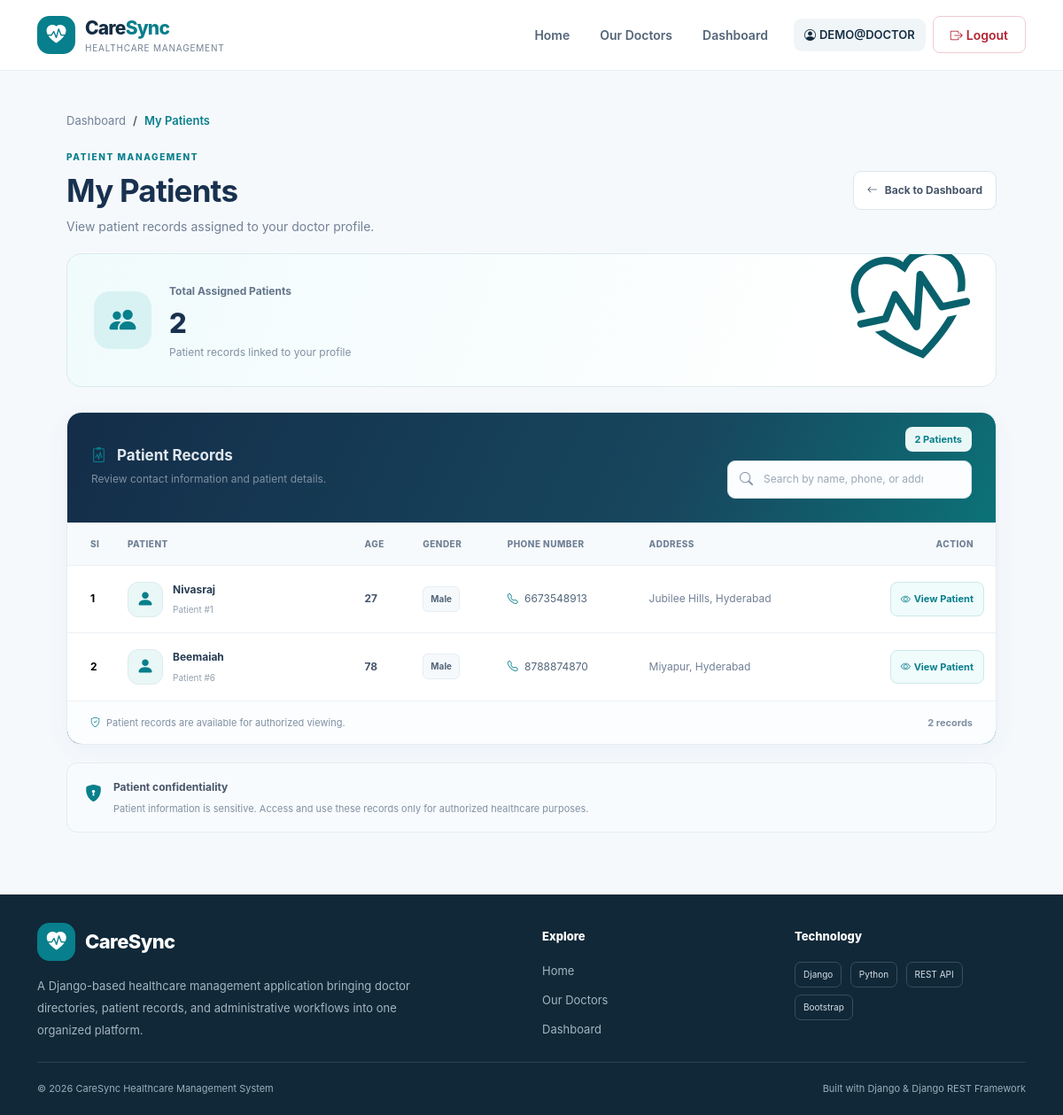
/doctor/patients/ (signed in), run on the app's committed database.
### healthcare/models.py (models this page shows, shortened)
class Patient(models.Model):
    GENDER = [
            ('', 'Select Gender'),
            ('Male', 'Male'),
            ('Female', 'Female'),
            ('Other', 'Other'),
        ]
    name = models.CharField(max_length=100)
    age = models.PositiveIntegerField()
    gender = models.CharField(
            max_length=10,
            choices=GENDER
        )
    phone = models.CharField(max_length=15)
    address = models.TextField()
    doctor = models.ForeignKey(
        Doctor,
        on_delete=models.SET_NULL,
        null=True,
        related_name='patients'
    )
    date_registered = models.DateTimeField(auto_now_add=True)

### healthcare/views.py (the view)
# urls.py: path('doctor/patients/', views.doctor_patients, name='doctor_patients'),
def doctor_patients(request):
    doctor = request.user.doctor_profile
    patients = Patient.objects.filter(
        doctor=doctor
    ).select_related('doctor')
    return render(
        request,
        'healthcare/doctor_patients.html',
        {'patients': patients}
    )

### templates/healthcare/doctor_patients.html (shortened to what this page needs)
{% extends "healthcare/base.html" %}
{% block content %}
<div class="doctor-patients-page">
    <nav aria-label="breadcrumb" class="dp-breadcrumb">
        <ol class="breadcrumb mb-0">
            <li class="breadcrumb-item">
                <a href="{% url 'doctor_dashboard' %}">Dashboard</a>
            </li>
            <li class="breadcrumb-item active" aria-current="page">
                My Patients
            </li>
        </ol>
    </nav>
    <div class="dp-page-heading">
        <div>
            <span class="dp-eyebrow">PATIENT MANAGEMENT</span>
            <h1>My Patients</h1>
            <p>
                View patient records assigned to your doctor profile.
            </p>
        </div>
        <a href="{% url 'doctor_dashboard' %}" class="dp-back-button">
            <i class="bi bi-arrow-left me-2"></i>
            Back to Dashboard
        </a>
    </div>
    <div class="dp-summary-card">
        <div class="dp-summary-icon">
            <i class="bi bi-people-fill"></i>
        </div>
        <div class="dp-summary-info">
            <span>Total Assigned Patients</span>
            <h2>{{ patients|length }}</h2>
            <p>Patient records linked to your profile</p>
        </div>
        <div class="dp-summary-decoration" aria-hidden="true">
            <i class="bi bi-heart-pulse"></i>
        </div>
    </div>
    <section class="dp-records-card">
        <div class="dp-records-header">
            <div>
                <h2>
                    <i class="bi bi-clipboard2-pulse me-2"></i>
                    Patient Records
                </h2>
                <p>Review contact information and patient details.</p>
            </div>
            {% if patients %}
            <div class='text-end'>
                <span class="dp-record-count">
                    {{ patients|length }}
                    {% if patients|length == 1 %}Patient{% else %}Patients{% endif %}
                </span>
                <div class="dp-search-area">
                    <div class="dp-search-box">
                        <input type="search"
                            id="patientSearch"
                            placeholder="Search by name, phone, or address..."
                            aria-label="Search assigned patients">
                    </div>
                </div>
            </div>
            {% endif %}
        </div>
        {% if patients %}
            <div class="table-responsive">
                <table class="table dp-patient-table align-middle mb-0">
                    <thead>
                        <tr>
                            <th class="dp-number-column">Si</th>
                            <th>Patient</th>
                            <th>Age</th>
                            <th>Gender</th>
                            <th>Phone Number</th>
                            <th>Address</th>
                            <th class="text-end dp-action-column">Action</th>
                        </tr>
                    </thead>
                    <tbody id="patientTableBody">
                        {% for patient in patients %}
                            <tr class="dp-patient-row">
                                <td class="dp-row-number">
                                    {{ forloop.counter }}
                                </td>
                                <td>
                                    <div class="dp-patient-identity">
                                        <div class="dp-patient-avatar">
                                            <i class="bi bi-person-fill"></i>
                                        </div>
                                        <div>
                                            <span class="dp-patient-name">
                                                {{ patient.name }}
                                            </span>
                                            <span class="dp-patient-id">
                                                Patient #{{ patient.pk }}
                                            </span>
                                        </div>
                                    </div>
                                </td>
                                <td>
                                    <span class="dp-data-value">
                                        {{ patient.age|default:"—" }}
                                    </span>
                                </td>
                                <td>
                                    <span class="dp-gender-badge">
                                        {{ patient.gender|default:"—" }}
                                    </span>
                                </td>
                                <td>
                                    <span class="dp-phone-value">
                                        <i class="bi bi-telephone me-1"></i>
                                        {{ patient.phone|default:"—" }}
                                    </span>
                                </td>
                                <td>
                                    <span class="dp-address-value">
                                        {{ patient.address|default:"—"|truncatechars:35 }}
                                    </span>
                                </td>
                                <td class="text-end">
                                    <a href="{% url 'patient_detail' patient.pk %}"
                                       class="dp-view-button">
                                        <i class="bi bi-eye me-1"></i>
                                        View Patient
                                    </a>
                                </td>
                            </tr>
                        {% endfor %}
                    </tbody>
                </table>
            </div>
            <div class="dp-table-footer">
                <span>
                    <i class="bi bi-shield-check me-1"></i>
                    Patient records are available for authorized viewing.
                </span>
                <span class="dp-footer-count" id="visiblePatientCount">
                    {{ patients|length }} records
                </span>
            </div>
        {% endif %}
    </section>
    <div class="dp-privacy-note">
        <i class="bi bi-shield-lock-fill"></i>
        <p>
            <strong>Patient confidentiality</strong>
            <span>
                Patient information is sensitive. Access and use these
                records only for authorized healthcare purposes.
            </span>
        </p>
    </div>
</div>
{% endblock %}

### templates/healthcare/base.html (shortened to what this page needs)
{% load static %}
<!DOCTYPE html>
<html lang="en">
<head>
    <link href="https://cdn.jsdelivr.net/npm/bootstrap@5.3.8/dist/css/bootstrap.min.css"
          rel="stylesheet">
    <link rel="stylesheet"
          href="https://cdn.jsdelivr.net/npm/bootstrap-icons@1.13.1/font/bootstrap-icons.min.css">
    <link rel="stylesheet" href="{% static 'css/style.css' %}">
</head>
<body>
<nav class="navbar navbar-expand-lg site-navbar sticky-top">
    <div class="container">
        <a class="navbar-brand brand-lockup" href="{% url 'home' %}">
            <span class="brand-mark">
                <i class="bi bi-heart-pulse-fill"></i>
            </span>
            <span>
                <span class="brand-title">Care<span>Sync</span></span>
                <small class="brand-subtitle">Healthcare Management</small>
            </span>
        </a>
        <div class="collapse navbar-collapse" id="mainNavbar">
            <ul class="navbar-nav ms-auto align-items-lg-center gap-lg-2">
                <li class="nav-item">
                    <a class="nav-link" href="{% url 'home' %}">
                        Home
                    </a>
                </li>
                <li class="nav-item">
                    <a class="nav-link" href="{% url 'doctors' %}">
                        Our Doctors
                    </a>
                </li>
                {% if user.is_authenticated %}
                    {% if user.is_staff %}
                        <li class="nav-item">
                            <a class="nav-link" href="{% url 'dashboard' %}">
                                Admin Dashboard
                            </a>
                        </li>
                    {% else %}
                        <li class="nav-item">
                            <a class="nav-link" href="{% url 'doctor_dashboard' %}">
                                Dashboard
                            </a>
                        </li>
                    {% endif %}
                    <li class="nav-item ms-lg-2">
                        <span class="nav-user">
                            <i class="bi bi-person-circle me-1"></i>
                            {{ user.username| upper }}
                        </span>
                    </li>
                    <li class="nav-item">
                        <a href="{% url 'logout' %}"
                           class="btn btn-nav-outline">
                            <i class="bi bi-box-arrow-right me-1"></i>
                            Logout
                        </a>
                    </li>
                {% else %}
                    <li class="nav-item ms-lg-2">
                        <a href="{% url 'login' %}" class="btn btn-nav-primary">
                            Sign In <i class="bi bi-arrow-right ms-1"></i>
                        </a>
                    </li>
                {% endif %}
            </ul>
        </div>
    </div>
</nav>
<main>
    {% block content %}{% endblock %}
</main>
<footer class="site-footer">
    <div class="container">
        <div class="row g-4 py-2 mt-0">
            <div class="col-lg-6">
                <a href="{% url 'home' %}" class="footer-brand">
                    <span class="brand-mark">
                        <i class="bi bi-heart-pulse-fill"></i>
                    </span>
                    CareSync
                </a>
                <p class="footer-description mt-3">
                    A Django-based healthcare management application
                    bringing doctor directories, patient records, and
                    administrative workflows into one organized platform.
                </p>
            </div>
            <div class="col-6 col-lg-3">
                <h6 class="footer-heading">Explore</h6>
                <a class="footer-link" href="{% url 'home' %}">Home</a>
                <a class="footer-link" href="{% url 'doctors' %}">Our Doctors</a>
                {% if user.is_authenticated %}
                    <a class="footer-link" href="{% url 'dashboard' %}">Dashboard</a>
                {% else %}
                    <a class="footer-link" href="{% url 'login' %}">Sign In</a>
                {% endif %}
            </div>
            <div class="col-6 col-lg-3">
                <h6 class="footer-heading">Technology</h6>
                <span class="tech-tag">Django</span>
                <span class="tech-tag">Python</span>
                <span class="tech-tag">REST API</span>
                <span class="tech-tag">Bootstrap</span>
            </div>
        </div>
        <div class="footer-bottom d-flex flex-column flex-md-row
                    justify-content-between gap-2">
            <span>&copy; {% now "Y" %} CareSync Healthcare Management System</span>
            <span>Built with Django &amp; Django REST Framework</span>
        </div>
    </div>
</footer>
</body>
</html>

### data on the page
Patient: name "Nivasraj", pk "1", age "27", gender "Male", phone "6673548913", address "Jubilee Hills, Hyderabad"
Patient: name "Beemaiah", pk "6", age "78", gender "Male", phone "8788874870", address "Miyapur, Hyderabad"

### other printed values
{{ user.username| upper }} "DEMO@DOCTOR"
{{ patients|length }} "2"
